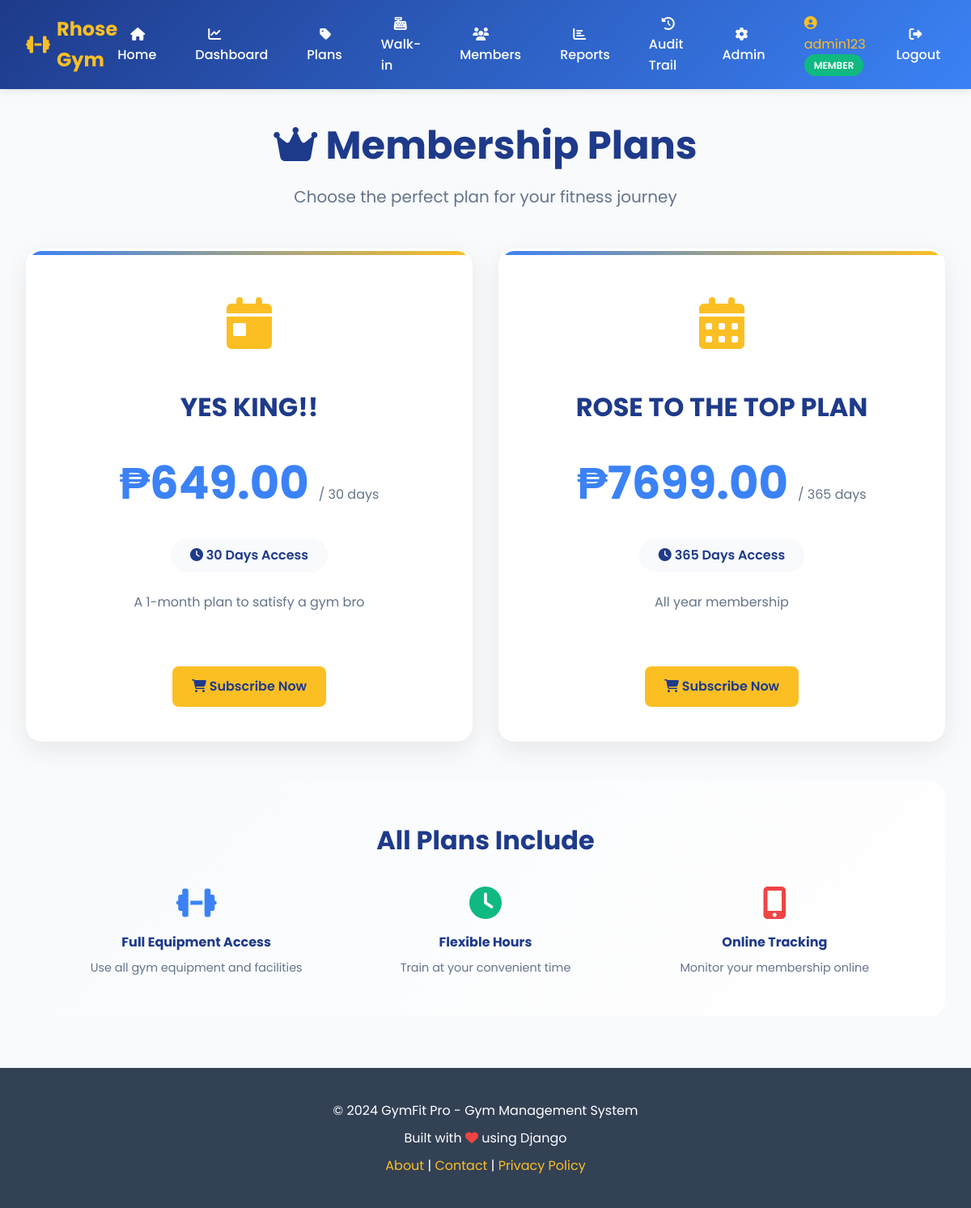
Before: /plans/ (signed in) with the older database file.
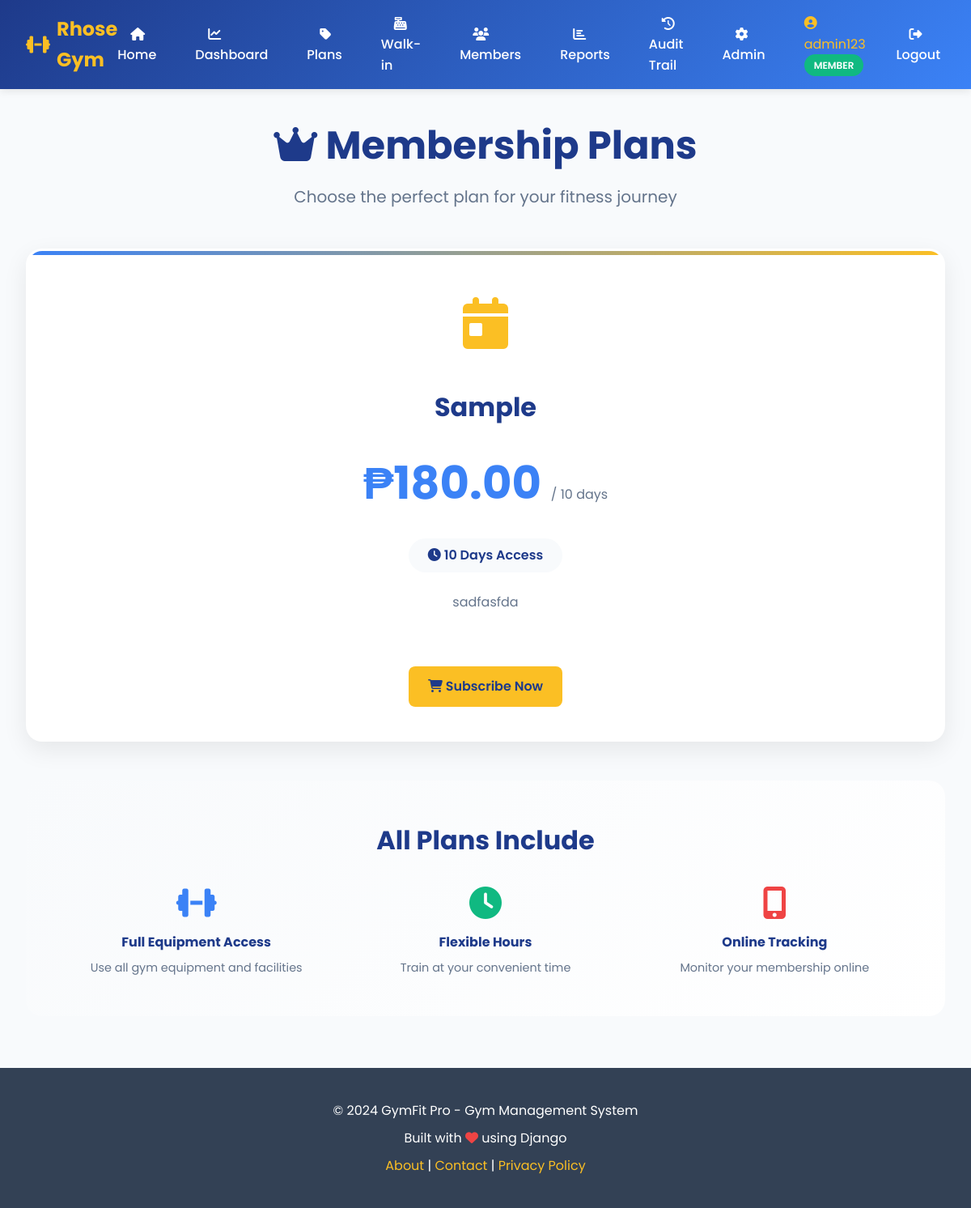
After: the same page with the newer database file.
### gym_app/models.py (models this page shows, shortened)
class MembershipPlan(models.Model):
    name = models.CharField(max_length=100)
    duration_days = models.IntegerField(help_text="Duration in days")
    price = models.DecimalField(max_digits=10, decimal_places=2)
    description = models.TextField(blank=True, null=True)
    is_active = models.BooleanField(default=True)
    created_at = models.DateTimeField(auto_now_add=True)
    updated_at = models.DateTimeField(auto_now=True)
    class Meta:
        db_table = 'membership_plans'
        verbose_name = 'Membership Plan'
        verbose_name_plural = 'Membership Plans'
        ordering = ['price']

### gym_app/views.py (the view)
# urls.py: path('plans/', views.membership_plans_view, name='membership_plans'),
@login_required
def membership_plans_view(request):
    plans = MembershipPlan.objects.filter(is_active=True).order_by('price')
    current_membership = None
    if request.user.role == 'member':
        current_membership = UserMembership.objects.filter(
            user=request.user,
            status='active'
        ).first()
    context = {
        'plans': plans,
        'current_membership': current_membership,
    }
    return render(request, 'gym_app/membership_plans.html', context)

### gym_app/models.py (called while the page is built)
    def is_admin(self):
        return self.role == 'admin' or self.is_superuser

    def is_staff_or_admin(self):
        return self.role in ['admin', 'staff'] or self.is_superuser or self.is_staff

### templates/gym_app/membership_plans.html (shortened to what this page needs)
{% extends 'gym_app/base.html' %}
{% block content %}
{% load static %}
<link rel="stylesheet" href="{% static 'gym_app/css/pages/membership_plans.css' %}">
<div class="page-header">
    <h1><i class="fas fa-crown"></i> Membership Plans</h1>
    <p>Choose the perfect plan for your fitness journey</p>
</div>
<div class="plans-grid">
    {% for plan in plans %}
    <div class="plan-card">
        <div class="plan-icon">
            <i class="fas fa-{% if plan.duration_days <= 30 %}calendar-day{% elif plan.duration_days <= 90 %}calendar-week{% else %}calendar-alt{% endif %}"></i>
        </div>
        <h2 class="plan-name">{{ plan.name }}</h2>
        <div class="plan-price">
            ₱{{ plan.price }}
            <small>/ {{ plan.duration_days }} days</small>
        </div>
        <div class="plan-duration">
            <i class="fas fa-clock"></i> {{ plan.duration_days }} Days Access
        </div>
        <p class="plan-description">
            {{ plan.description|default:"Full access to all gym facilities, equipment, and amenities for the duration of your membership." }}
        </p>
        {% if user.is_authenticated and user.role == 'member' %}
            {% if current_membership %}
                {% if current_membership.plan.id == plan.id %}
                    <button class="btn btn-success" disabled style="opacity: 0.6;">
                        <i class="fas fa-check"></i> Current Plan
                    </button>
                {% else %}
                    <button class="btn btn-primary" disabled style="opacity: 0.6;">
                        <i class="fas fa-info-circle"></i> Already Subscribed
                    </button>
                {% endif %}
            {% else %}
                <a href="{% url 'subscribe_plan' plan.id %}" class="btn btn-gold">
                    <i class="fas fa-shopping-cart"></i> Subscribe Now
                </a>
            {% endif %}
        {% else %}
            <a href="{% url 'login' %}" class="btn btn-primary">
                <i class="fas fa-sign-in-alt"></i> Login to Subscribe
            </a>
        {% endif %}
    </div>
    {% endfor %}
</div>
<div style="background: linear-gradient(135deg, var(--light-bg) 0%, var(--white) 100%); padding: 3rem; border-radius: 20px; margin-top: 3rem;">
    <h2 style="text-align: center; color: var(--primary-blue); font-size: 2rem; margin-bottom: 2rem;">
        All Plans Include
    </h2>
    <div style="display: grid; grid-template-columns: repeat(auto-fit, minmax(250px, 1fr)); gap: 2rem;">
        <div style="text-align: center;">
            <i class="fas fa-dumbbell" style="font-size: 2.5rem; color: var(--secondary-blue); margin-bottom: 1rem;"></i>
            <h4 style="color: var(--primary-blue); margin-bottom: 0.5rem;">Full Equipment Access</h4>
            <p style="color: var(--gray); font-size: 0.9rem;">Use all gym equipment and facilities</p>
        </div>
        <div style="text-align: center;">
            <i class="fas fa-clock" style="font-size: 2.5rem; color: var(--success); margin-bottom: 1rem;"></i>
            <h4 style="color: var(--primary-blue); margin-bottom: 0.5rem;">Flexible Hours</h4>
            <p style="color: var(--gray); font-size: 0.9rem;">Train at your convenient time</p>
        </div>
        <div style="text-align: center;">
            <i class="fas fa-mobile-alt" style="font-size: 2.5rem; color: var(--danger); margin-bottom: 1rem;"></i>
            <h4 style="color: var(--primary-blue); margin-bottom: 0.5rem;">Online Tracking</h4>
            <p style="color: var(--gray); font-size: 0.9rem;">Monitor your membership online</p>
        </div>
    </div>
</div>
{% endblock %}

Changed rows visible on the page:
removed MembershipPlan: name "YES KING!!", price "649.00", duration_days "30", description "A 1-month plan to satisfy a gym bro"
removed MembershipPlan: name "ROSE TO THE TOP PLAN", price "7699.00", duration_days "365", description "All year membership"
added MembershipPlan: name "Sample", price "180.00", duration_days "10", description "sadfasfda"
